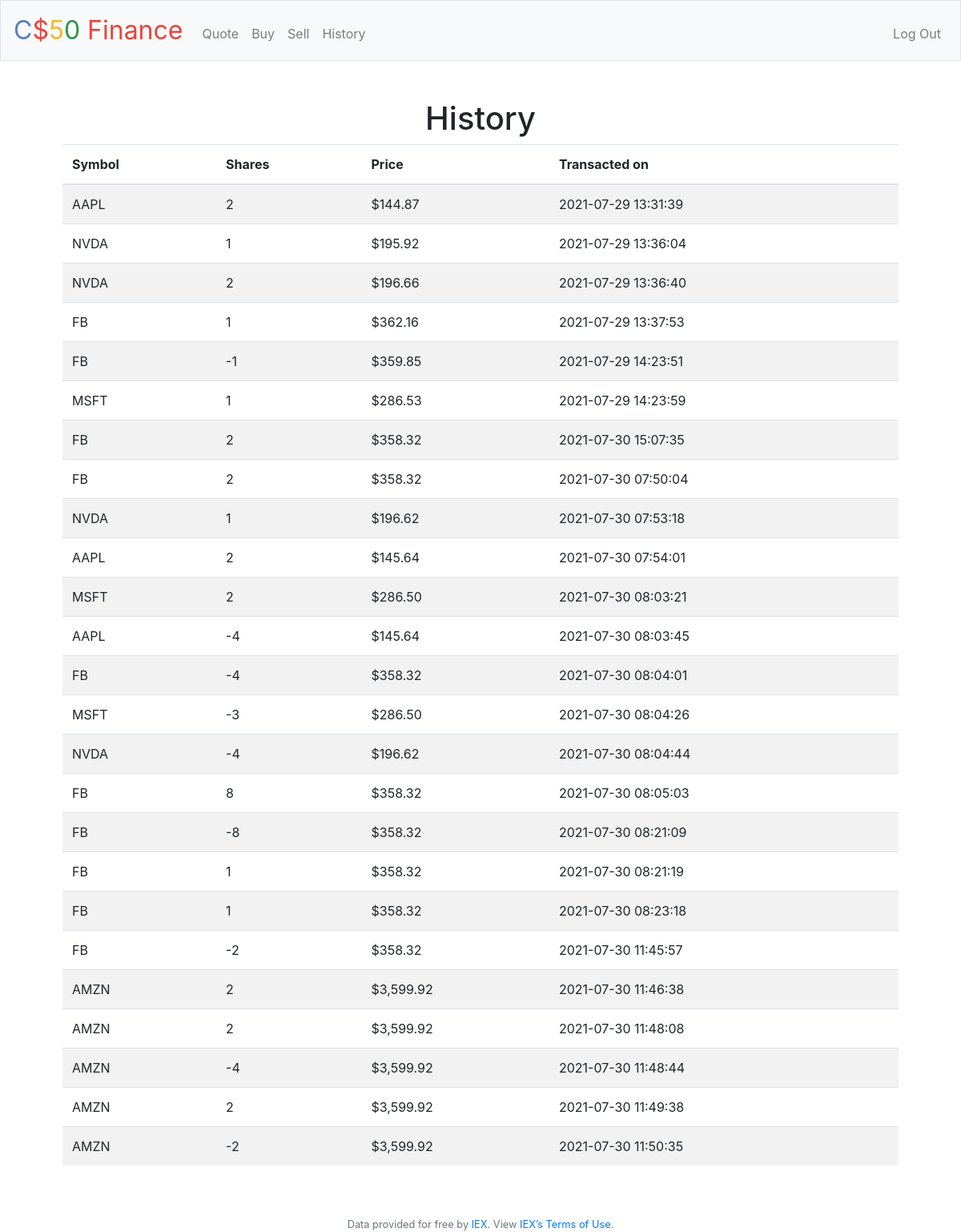
Screenshot of /history (signed in) with the database file from the repository.
### tables this page shows
CREATE TABLE activities (
id INTEGER,
user_id INTEGER NOT NULL,
symbol TEXT NOT NULL,
price NUMERIC NOT NULL,
shares INTEGER NOT NULL,
action TEXT NOT NULL,
cash_before NUMERIC,
cash_after NUMERIC,
date_time TEXT NOT NULL,

PRIMARY KEY (id), FOREIGN KEY(user_id) REFERENCES users(id));

### application.py (the view)
@app.route("/history")
@login_required
def history():
    rows = db.execute("SELECT * FROM activities WHERE user_id = ?", session["user_id"])
    print("==================================")
    print("HISTORY")
    print(rows)
    print("==================================")
    return render_template("/history.html", rows=rows)

### application.py (called while the page is built)
@app.after_request
def after_request(response):
    response.headers["Cache-Control"] = "no-cache, no-store, must-revalidate"
    response.headers["Expires"] = 0
    response.headers["Pragma"] = "no-cache"
    return response

### helpers.py (called while the page is built)
def login_required(f):
    @wraps(f)
    def decorated_function(*args, **kwargs):
        if session.get("user_id") is None:
            return redirect("/login")
        return f(*args, **kwargs)
    return decorated_function

def usd(value):
    return f"${value:,.2f}"

### templates/history.html (shortened to what this page needs)
{% extends "layout.html" %}
{% block main %}
    <h1>History</h1>
    <table class="table table-striped text-left">
        <thead>
            <tr>
                <th>Symbol</th>
                <th>Shares</th>
                <th>Price</th>
                <th>Transacted on</th>
            </tr>
        </thead>
        <tbody>
            {% for row in rows %}
            <tr>
                <td>
                    {{row.symbol}}
                </td>
                <td>
                    {{row.shares}}
                </td>
                <td>
                    {{row.price | usd}}
                </td>
                <td>
                    {{row.date_time}}
                </td>
            </tr>
            {% endfor %}
        </tbody>
    </table>
{% endblock %}

### rows the page displays
activities: symbol "AAPL", shares "2", price "$144.87", date_time "2021-07-29 13:31:39"
activities: symbol "NVDA", shares "1", price "$195.92", date_time "2021-07-29 13:36:04"
activities: symbol "NVDA", shares "2", price "$196.66", date_time "2021-07-29 13:36:40"
activities: symbol "FB", shares "1", price "$362.16", date_time "2021-07-29 13:37:53"
activities: symbol "FB", shares "-1", price "$359.85", date_time "2021-07-29 14:23:51"
activities: symbol "MSFT", shares "1", price "$286.53", date_time "2021-07-29 14:23:59"
activities: symbol "FB", shares "2", price "$358.32", date_time "2021-07-30 15:07:35"
activities: symbol "FB", shares "2", price "$358.32", date_time "2021-07-30 07:50:04"
activities: symbol "NVDA", shares "1", price "$196.62", date_time "2021-07-30 07:53:18"
activities: symbol "AAPL", shares "2", price "$145.64", date_time "2021-07-30 07:54:01"
activities: symbol "MSFT", shares "2", price "$286.50", date_time "2021-07-30 08:03:21"
activities: symbol "AAPL", shares "-4", price "$145.64", date_time "2021-07-30 08:03:45"
activities: symbol "FB", shares "-4", price "$358.32", date_time "2021-07-30 08:04:01"
activities: symbol "MSFT", shares "-3", price "$286.50", date_time "2021-07-30 08:04:26"
activities: symbol "NVDA", shares "-4", price "$196.62", date_time "2021-07-30 08:04:44"
activities: symbol "FB", shares "8", price "$358.32", date_time "2021-07-30 08:05:03"
activities: symbol "FB", shares "-8", price "$358.32", date_time "2021-07-30 08:21:09"
activities: symbol "FB", shares "1", price "$358.32", date_time "2021-07-30 08:21:19"
activities: symbol "FB", shares "1", price "$358.32", date_time "2021-07-30 08:23:18"
activities: symbol "FB", shares "-2", price "$358.32", date_time "2021-07-30 11:45:57"
activities: symbol "AMZN", shares "2", price "$3,599.92", date_time "2021-07-30 11:46:38"
activities: symbol "AMZN", shares "2", price "$3,599.92", date_time "2021-07-30 11:48:08"
activities: symbol "AMZN", shares "-4", price "$3,599.92", date_time "2021-07-30 11:48:44"
activities: symbol "AMZN", shares "2", price "$3,599.92", date_time "2021-07-30 11:49:38"
activities: symbol "AMZN", shares "-2", price "$3,599.92", date_time "2021-07-30 11:50:35"
